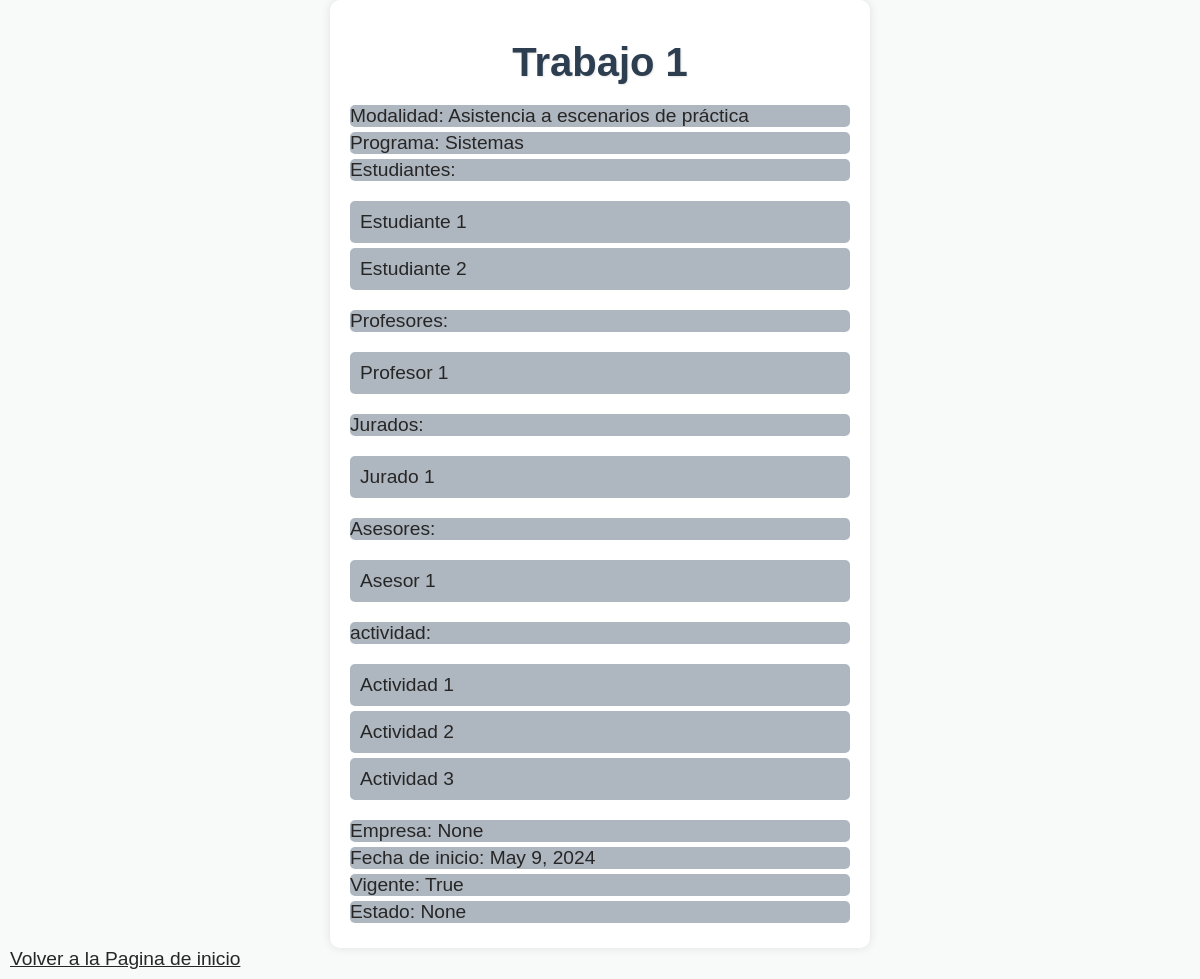
/trabajo/1/, run on the app's committed database.
### trabajos/models.py (models this page shows, shortened)
class TrabajoDeGrado(models.Model):
    nombre = models.CharField(max_length=255)
    modalidad = models.ForeignKey(Modalidad, on_delete=models.CASCADE)
    programa = models.ForeignKey(Programa, on_delete=models.CASCADE)
    estudiantes = models.ManyToManyField(Estudiante)
    profesores = models.ManyToManyField(Profesor, blank=True)
    jurados = models.ManyToManyField(Jurado, blank=True)
    asesores = models.ManyToManyField(Asesor, blank=True)
    empresa = models.ForeignKey(Empresa, on_delete=models.CASCADE, null=True, blank=True)
    fecha_inicio = models.DateField(null=True, blank=True)
    vigente = models.BooleanField(default=True)
    estado = models.ForeignKey(Estado, on_delete=models.CASCADE, null=True, blank=True)  # Para investigación formativa
    actividades = models.ManyToManyField('Actividad', blank=True)

class Modalidad(models.Model):
    nombre = models.CharField(max_length=255)
    def __str__(self):
        return self.nombre

class Programa(models.Model):
    nombre = models.CharField(max_length=255)
    def __str__(self):
        return self.nombre

class Estudiante(models.Model):
    nombre = models.CharField(max_length=255)
    apellido = models.CharField(max_length=255)
    programa = models.ForeignKey(Programa, on_delete=models.CASCADE)
    def __str__(self):
        return f"{self.nombre} {self.apellido}"

class Profesor(models.Model):
    nombre = models.CharField(max_length=255)
    apellido = models.CharField(max_length=255)
    def __str__(self):
        return f"{self.nombre} {self.apellido}"

class Jurado(models.Model):
    nombre = models.CharField(max_length=255)
    apellido = models.CharField(max_length=255)
    def __str__(self):
        return f"{self.nombre} {self.apellido}"

class Asesor(models.Model):
    nombre = models.CharField(max_length=255)
    apellido = models.CharField(max_length=255)
    def __str__(self):
        return f"{self.nombre} {self.apellido}"

class Actividad(models.Model):
    nombre = models.CharField(max_length=255)
    modalidad = models.ForeignKey(Modalidad, on_delete=models.CASCADE)
    def __str__(self):
       return self.nombre

### trabajos/views.py (the view)
# urls.py: path('trabajo/<int:trabajo_id>/', views.detalle_trabajo, name='detalle_trabajo'),
def detalle_trabajo(request, trabajo_id):
    trabajo = get_object_or_404(TrabajoDeGrado, pk=trabajo_id)
    return render(request, 'trabajos/detalle.html', {'trabajo': trabajo})

### trabajos/templates/trabajos/detalle.html (shortened to what this page needs)
{% load static %}
<!DOCTYPE html>
<html>
<head>
    <link rel="stylesheet" href="{% static '/formato.css' %}">
</head>
<body>
    <form>
    <h1>{{ trabajo.nombre }}</h1>
    <p>Modalidad: {{ trabajo.modalidad }}</p>
    <p>Programa: {{ trabajo.programa }}</p>
    <p>Estudiantes:
        <ul>
            {% for estudiante in trabajo.estudiantes.all %}
                <li>{{ estudiante }}</li>
            {% endfor %}
        </ul>
    </p>
    <p>Profesores:
        <ul>
            {% for profesor in trabajo.profesores.all %}
                <li>{{ profesor }}</li>
            {% endfor %}
        </ul>
    </p>
    <p>Jurados:
        <ul>
            {% for jurado in trabajo.jurados.all %}
                <li>{{ jurado }}</li>
            {% endfor %}
        </ul>
    </p>
    <p>Asesores:
        <ul>
            {% for asesor in trabajo.asesores.all %}
                <li>{{ asesor }}</li>
            {% endfor %}
        </ul>
    </p>
    <p>actividad:
        <ul>
            {% for actividad in trabajo.actividades.all %}
                <li>{{ actividad }}</li>
            {% endfor %}
        </ul>
    </p>
    <p>Empresa: {{ trabajo.empresa }}</p>
    <p>Fecha de inicio: {{ trabajo.fecha_inicio }}</p>
    <p>Vigente: {{ trabajo.vigente }}</p>
    <p>Estado: {{ trabajo.estado }}</p>
    </form>
<a HREF="http://127.0.0.1:8000/"> Volver a la Pagina de inicio </a>
</body>
</html>

### trabajos/static/formato.css (style rules this page uses)
body { background-color: #F8F9F9; color: #ffffff; font-family: 'Arial', sans-serif; margin: 0; padding: 0; }
h1 { color: #2c3e50; font-family: 'Arial', sans-serif; font-size: 2.5em; text-align: center; margin-top: 20px; margin-bottom: 20px; font-weight: bold; text-shadow: 1px 1px 2px rgba(0, 0, 0, 0.1); }
ul { list-style-type: none; padding: 0; margin: 20px 0; }
li { background-color: #AEB6BF; color: #272626; margin: 5px 0; padding: 10px; border-radius: 5px; font-size: 1.2em; }
a { color: #272626; margin: 5px 0; padding: 10px; border-radius: 5px; font-size: 1.2em; }
form { background-color: #ffffff; color: #2c3e50; padding: 20px; border-radius: 10px; box-shadow: 0px 0px 10px rgba(0, 0, 0, 0.1); max-width: 500px; margin: 0 auto; }
p { background-color: #AEB6BF; color: #272626; margin: 5px 0; border-radius: 5px; font-size: 1.2em; }

### data on the page
TrabajoDeGrado: nombre "Trabajo 1", modalidad "Asistencia a escenarios de práctica", programa "Sistemas", empresa "None", fecha_inicio "May 9, 2024", vigente "True", estado "None"
Estudiante: nombre+apellido "Estudiante 1"
Estudiante: nombre+apellido "Estudiante 2"
Profesor: nombre+apellido "Profesor 1"
Jurado: nombre+apellido "Jurado 1"
Asesor: nombre+apellido "Asesor 1"
Actividad: nombre "Actividad 1"
Actividad: nombre "Actividad 2"
Actividad: nombre "Actividad 3"
